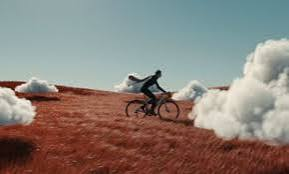
#> input picture LAB/Input/ex22.jpg, 289 x 174 px, found by its file name
$ python e22.py   (older library calls are emulated)
#> lines starting #> are read from the running program, lines starting #| are printed output that depends on the picture
import cv2
import numpy as np
import matplotlib.pyplot as plt

# Read image
img = cv2.imread("./Input/ex22.jpg")
#> img is the input picture: shape (174, 289, 3); mean B, G, R 122.1, 129.1, 138.3
img = cv2.cvtColor(img, cv2.COLOR_BGR2RGB)

# Laplacian mask with positive center coefficient
kernel = np.array([[0, -1, 0],
                   [-1, 4, -1],
                   [0, -1, 0]])

# Apply Laplacian filter
laplacian = cv2.filter2D(img, cv2.CV_64F, kernel)
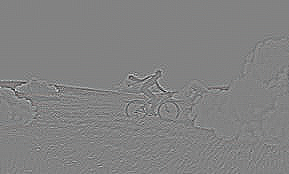
#> laplacian: shape (174, 289, 3) float64; mean R, G, B 0, 0, 0; drawn with min black and max white

# Sharpen the image
sharp = img.astype(np.float64) - laplacian
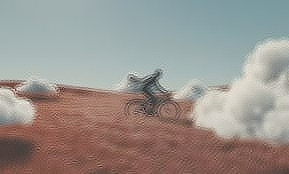
#> sharp: shape (174, 289, 3) float64; mean R, G, B 138.4, 129.1, 122.1; drawn with min black and max white
sharp = np.clip(sharp, 0, 255).astype(np.uint8)
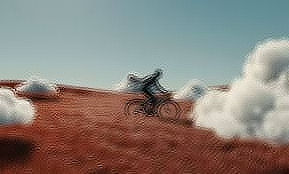
#> sharp: shape (174, 289, 3); mean R, G, B 138.4, 129.2, 122.2

# Display
plt.figure(figsize=(10,4))

plt.subplot(1,2,1)
plt.imshow(img)
plt.title("Original")
plt.axis("off")

plt.subplot(1,2,2)
plt.imshow(sharp)
plt.title("Sharpened Image")
plt.axis("off")

plt.show()
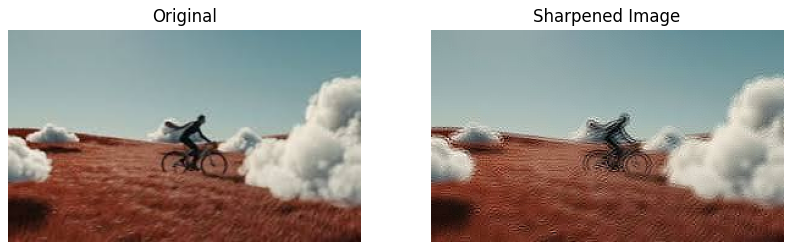
#> figure drawn by matplotlib, 2 panels

$ run again, with LAB/Input/ex1.jpg copied over LAB/Input/ex22.jpg
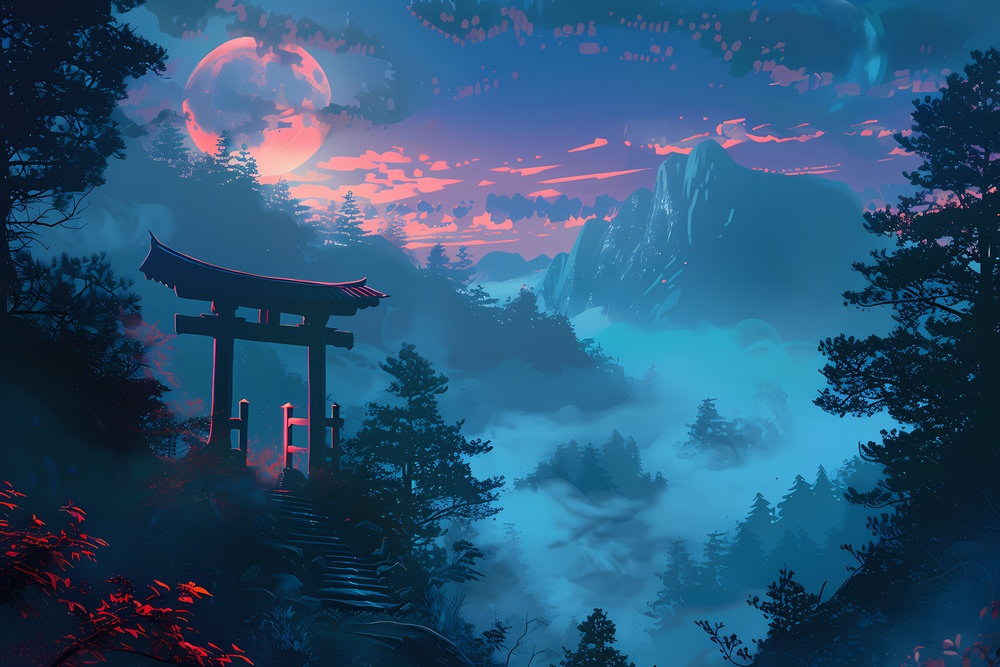
#> input picture LAB/Input/ex1.jpg, 1000 x 667 px, shrunk from 5376 x 3584 before the run, found by its file name
#> img is the input picture: shape (667, 1000, 3); mean B, G, R 117.6, 84.1, 42.4
#> `sharp = img.astype(np.float64) - laplacian`:
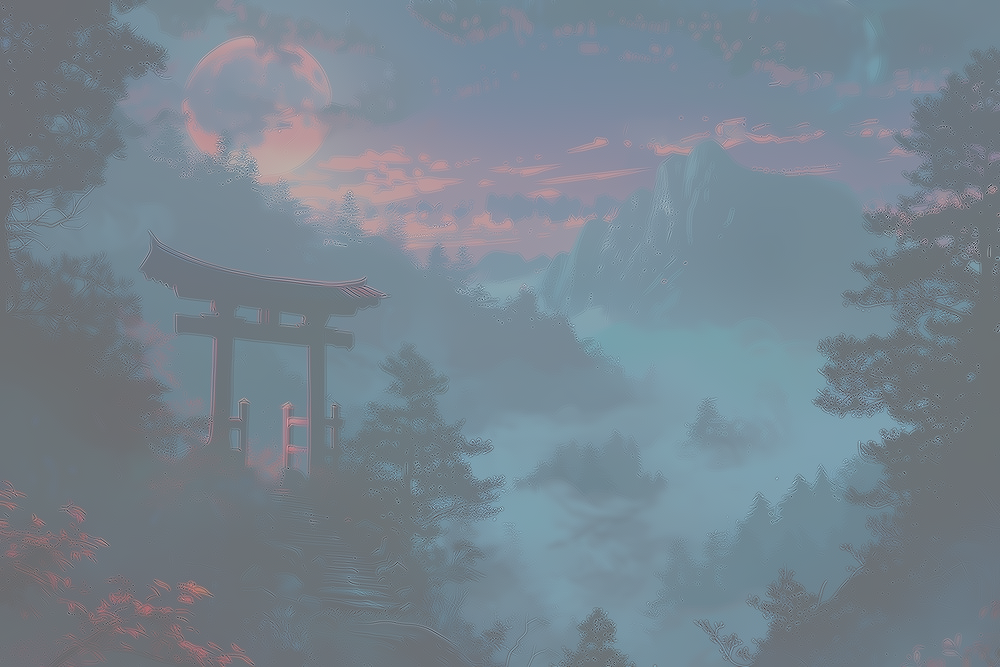
#> sharp: shape (667, 1000, 3) float64; mean R, G, B 42.4, 84.1, 117.6; drawn with min black and max white
#> `plt.show()`:
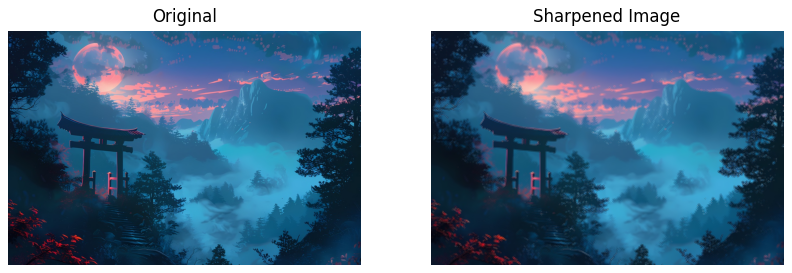
#> figure drawn by matplotlib, 2 panels

$ run again, with LAB/Input/ex10.jpg copied over LAB/Input/ex22.jpg
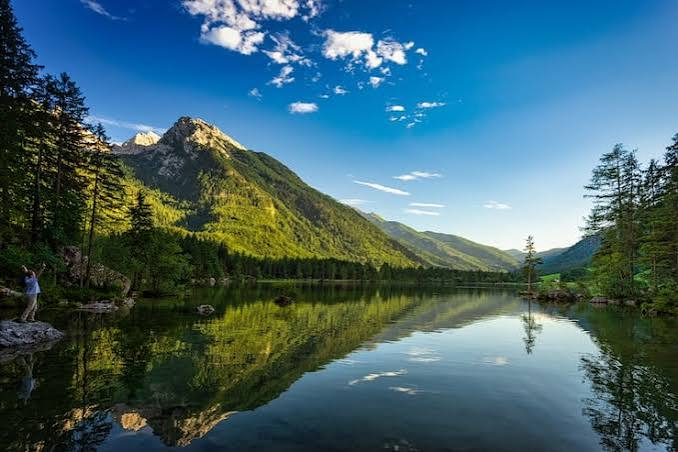
#> input picture LAB/Input/ex10.jpg, 678 x 452 px, found by its file name
#> img is the input picture: shape (452, 678, 3); mean B, G, R 110.2, 101.1, 67.4
#> `sharp = img.astype(np.float64) - laplacian`:
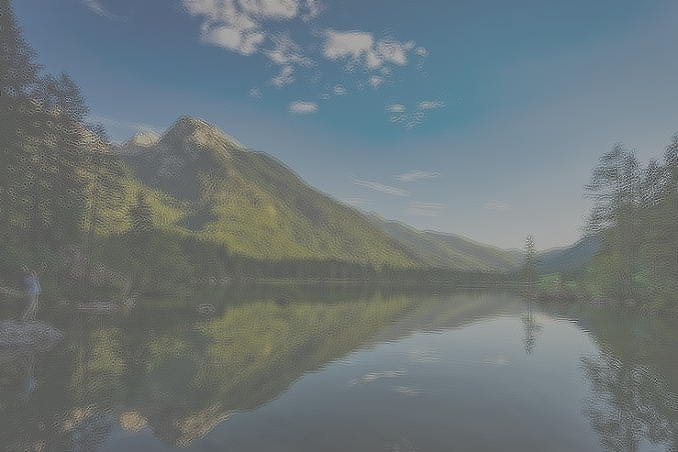
#> sharp: shape (452, 678, 3) float64; mean R, G, B 67.4, 101.1, 110.2; drawn with min black and max white
#> `plt.show()`:
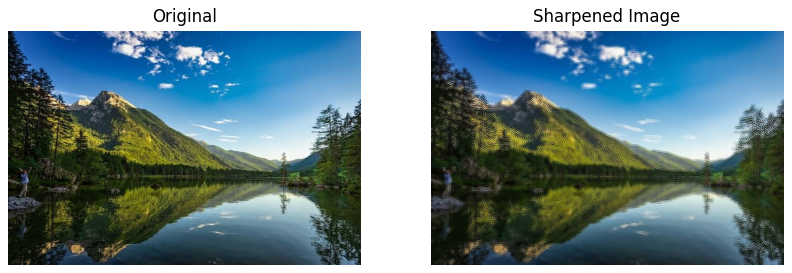
#> figure drawn by matplotlib, 2 panels

$ run again, with LAB/Input/ex11.jpg copied over LAB/Input/ex22.jpg
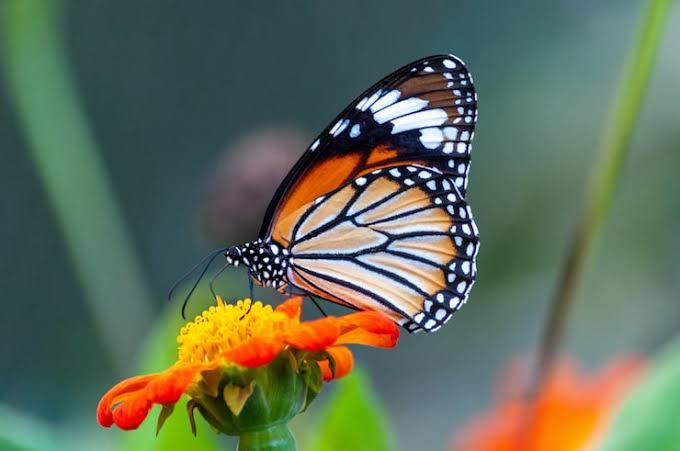
#> input picture LAB/Input/ex11.jpg, 680 x 451 px, found by its file name
#> img is the input picture: shape (451, 680, 3); mean B, G, R 89.9, 109.4, 97.3
#> `sharp = img.astype(np.float64) - laplacian`:
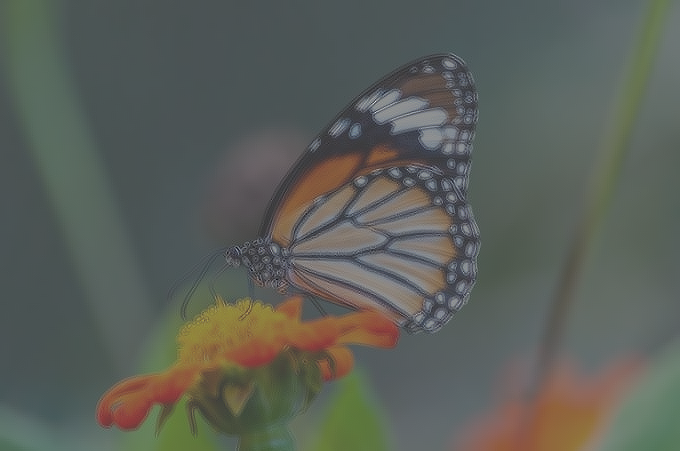
#> sharp: shape (451, 680, 3) float64; mean R, G, B 97.3, 109.4, 89.9; drawn with min black and max white
#> `plt.show()`:
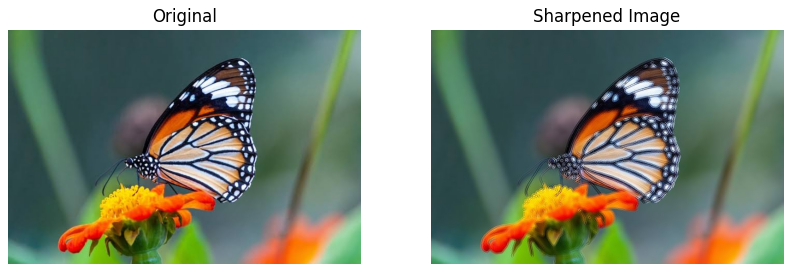
#> figure drawn by matplotlib, 2 panels
